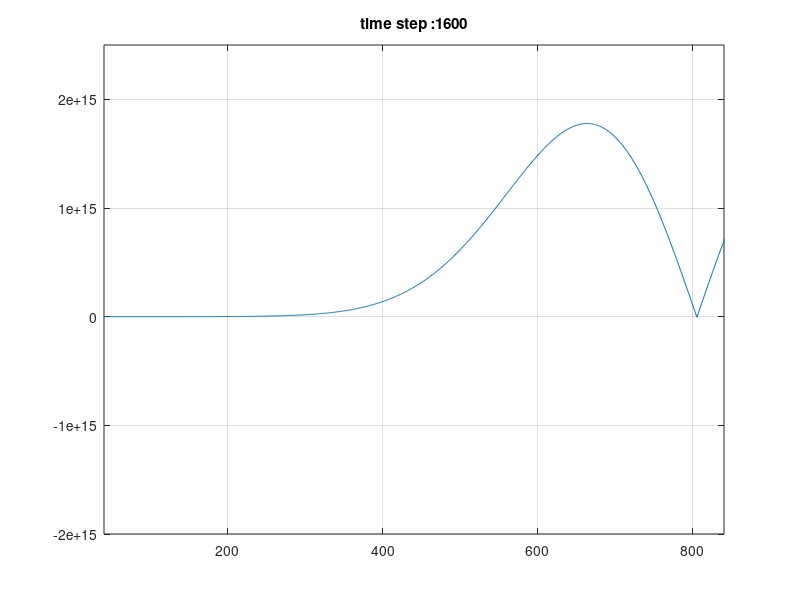

The MATLAB source for this figure:
%
% FDTD 1D in free space with CPML 
%
% AUTHOR:skiloop
% EMAIL:skiloop@126.com
%

clc
close all;

%% some constants
mu_0 = 1.2566370614359173e-06;   %
eps_0= 8.8541878176203892e-12;   %
C=299792458.0;      % speed of light

%% wave definition
amptidute=100;
frequency=110E9;
T=1/frequency;
lambda=C*T;
t0=4*T;
omega=2*pi*frequency;

%% FDTD variables
if exist('zZoneSize','var')==0
    zZoneSize=4;
else if zZoneSize<0
    zZoneSize=4;
    end
end
if exist('tZoneSize','var')==0
    tZoneSize=4;
else if zZoneSize<0
    tZoneSize=4;
    end
end
domainLength=zZoneSize*lambda;
totalTime=tZoneSize*T;
numberCellsPerWavelength=200;

%% CPML parameters
pmlWidth=40;
pmlOrder=4;
epsR=1;
sigmaMax=1;
kappaMax=15;
alphaMax=0.24;
alphaOrder=1;

%% domain definition
dz=lambda/numberCellsPerWavelength;
dt=dz/2/C;
totalTimeStep=floor(totalTime/dt);
nz=floor(domainLength/dz+2*pmlWidth);
nzp1=nz+1;
nzm1=nz-1;
ksource = nz-pmlWidth-35;
%% FDTD EM field arrarys
Ex=zeros(1,nzp1);
Hy=zeros(1,nz);

%% Coeficient for EM field updating
Cexe=1;
Cexhy=-dt/eps_0/dz;
Chyh=1;
Chyex=-dt/mu_0/dz;

%% CPML arrays
Psi_Ezy_zn=zeros(1,pmlWidth);
Psi_Ezy_zp=zeros(1,pmlWidth);
Psi_Hzx_zn=zeros(1,pmlWidth);
Psi_Hzx_zp=zeros(1,pmlWidth);

%% initial PML update coeficients
sigmaOpt=sigmaMax*(pmlOrder+1)/(sqrt(epsR)*150*pi*dz);
% zn side
rho_e=((pmlWidth:-1:1)-0.75)/pmlWidth;
rho_m=((pmlWidth:-1:1)-0.25)/pmlWidth;
sigma_e=sigmaOpt*abs(rho_e).^pmlOrder;
sigma_m=sigmaOpt*abs(rho_m).^pmlOrder;
kappa_e=1+(kappaMax-1)*abs(rho_e).^pmlOrder;
kappa_m=1+(kappaMax-1)*abs(rho_m).^pmlOrder;
alpha_e=alphaMax*abs(rho_e).^pmlOrder;
alpha_m=alphaMax*abs(rho_m).^pmlOrder;
cpml_b_e_n=exp((-dt/eps_0)...
    *((sigma_e./kappa_e)+alpha_e));
cpml_a_e_n=1/dz*(cpml_b_e_n-1).*sigma_e ...
    ./(kappa_e.*(sigma_e+kappa_e.*alpha_e));
cpml_b_m_n=exp((-dt/eps_0)...
    *((sigma_m./kappa_m)+alpha_m));
cpml_a_m_n=1/dz*(cpml_b_m_n-1).*sigma_m ...
    ./(kappa_m.*(sigma_m+kappa_m.*alpha_m));
b=0;%sigma_e*dt/2/eps_0;
Cexe_zn=(1-b)./(1+b);
CPsi_Ezy_zn=-dt./(1+b)/eps_0;
Cexhy_zn=CPsi_Ezy_zn./kappa_e/dz;
b=0;%sigma_m*dt/2/mu_0;
Chyh_zn=(1-b)./(1+b);
CPsi_Hzx_zn=-dt./(1+b)/mu_0;
Chyex_zn=CPsi_Hzx_zn./kappa_m/dz;
% zp side
rho_e=((1:1:pmlWidth)-0.75)/pmlWidth;
rho_m=((1:1:pmlWidth)-0.25)/pmlWidth;
sigma_e=sigmaOpt*abs(rho_e).^pmlOrder;
sigma_m=sigmaOpt*abs(rho_m).^pmlOrder;
kappa_e=1+(kappaMax-1)*abs(rho_e).^pmlOrder;
kappa_m=1+(kappaMax-1)*abs(rho_m).^pmlOrder;
alpha_e=alphaMax*abs(rho_e).^pmlOrder;
alpha_m=alphaMax*abs(rho_m).^pmlOrder;
cpml_b_e_p=exp((-dt/eps_0)...
    *((sigma_e./kappa_e)+alpha_e));
cpml_a_e_p=1/dz*(cpml_b_e_p-1).*sigma_e ...
    ./(kappa_e.*(sigma_e+kappa_e.*alpha_e));
cpml_b_m_p=exp((-dt/eps_0)...
    *((sigma_m./kappa_m)+alpha_m));
cpml_a_m_p=1/dz*(cpml_b_m_p-1).*sigma_m ...
    ./(kappa_m.*(sigma_m+kappa_m.*alpha_m));
b=0;%sigma_e*dt/2/eps_0;
Cexe_zp=(1-b)./(1+b);
CPsi_Ezy_zp=-dt./(1+b)/eps_0;
Cexhy_zp=CPsi_Ezy_zp./kappa_e/dz;
b=0;%sigma_m*dt/2/mu_0;
Chyh_zp=(1-b)./(1+b);
CPsi_Hzx_zp=-dt./(1+b)/mu_0;
Chyex_zp=CPsi_Hzx_zp./kappa_m/dz;

%% FDTD loop

% some constants
%====== Gaussian Source ===========
dtDivEps0DivDz=dt/eps_0/dz;
muSource=dtDivEps0DivDz*amptidute * -2.0 /T/T;
%====== Sine Source ===========
% dtDivEps0DivDz=dt/eps_0/dz;
% muSource=dtDivEps0DivDz*amptidute * 2.0*pi*omega;

% initial plot
figure;
h=plot(Ex);
set(gca,'ylim',[-2 2.5]*1e15);
set(gca,'xlim',[pmlWidth (nz-pmlWidth)]);
grid on;

% point to test performace of CPML
ic=ksource+30;
cEx=zeros(1,totalTimeStep);

% fdtd loop
for n=1:totalTimeStep
    %============================
    %update Hy
    %============================
    Psi_Hzx_zn=cpml_b_m_n.*Psi_Hzx_zn+cpml_a_m_n.*(Ex(2:pmlWidth+1)-Ex(1:pmlWidth));
    Psi_Hzx_zp=cpml_b_m_p.*Psi_Hzx_zp+cpml_a_m_p.*(Ex(nzp1-pmlWidth+1:nzp1)-Ex(nzp1-pmlWidth:nz));
    if sum(isnan(Psi_Hzx_zp))>0
        display('nan found');
    end
    Hy(1:pmlWidth)=Chyh_zn.*Hy(1:pmlWidth)+Chyex_zn.*(Ex(2:pmlWidth+1)-Ex(1:pmlWidth))+CPsi_Hzx_zn.*Psi_Hzx_zn;
    if sum(isnan(Hy))>0
        display('nan found');
    end
    Hy(nz-pmlWidth+1:nz)=Chyh_zp.*Hy(nz-pmlWidth+1:nz)+Chyex_zp.*(Ex(nzp1-pmlWidth+1:nzp1)-Ex(nzp1-pmlWidth:nz))+CPsi_Hzx_zp.*Psi_Hzx_zp;
    if sum(isnan(Hy))>0
        display('nan found');
    end
    % non pml region
    Hy(pmlWidth+1:nz-pmlWidth)=Chyh* Hy(pmlWidth+1:nz-pmlWidth)+Chyex*( Ex(pmlWidth+2:nzp1-pmlWidth)-Ex(pmlWidth+1:nz-pmlWidth)); 
    
    %===========================
    % update Ex
    %===========================
    Psi_Ezy_zn=cpml_b_e_n.*Psi_Ezy_zn+cpml_a_e_n.*(Hy(2:pmlWidth+1)-Hy(1:pmlWidth));
    Psi_Ezy_zp=cpml_b_e_p.*Psi_Ezy_zp+cpml_a_e_p.*(Hy(nzp1-pmlWidth:nz)-Hy(nz-pmlWidth:nzm1));
    if sum(isnan(Psi_Ezy_zp))>0
        display('nan found');
    end
    Ex(2:pmlWidth+1)=Cexe_zn.*Ex(2:pmlWidth+1)+Cexhy_zn.*(Hy(2:pmlWidth+1)-Hy(1:pmlWidth))+CPsi_Ezy_zn.*Psi_Ezy_zn;
    
    if sum(isnan(Ex))>0
        display('nan found');
    end
    Ex(nzp1-pmlWidth:nz)=Cexe_zp.*Ex(nzp1-pmlWidth:nz)+Cexhy_zp.*(Hy(nzp1-pmlWidth:nz)-Hy(nz-pmlWidth:nzm1))+CPsi_Ezy_zp.*Psi_Ezy_zp;
    if sum(isnan(Ex))>0
        display('nan found');
    end
    % non pml region
    Ex(pmlWidth+2:nz-pmlWidth)=Cexe* Ex(pmlWidth+2:nz-pmlWidth)+Cexhy*( Hy(pmlWidth+2:nz-pmlWidth)-Hy(pmlWidth+1:nzm1-pmlWidth)); 
    
    %==========================
    % update source
    %==========================
    Ex(ksource)=Ex(ksource)+muSource *(n * dt - t0)...
                    * exp(-(((n * dt - t0) / T).^2)); % Differentiated Gaussian pulse
%     Ex(ksource)=Ex(ksource)-amptidute *sin((n * dt - t0) * omega)/dz; % Sine source
                
    %==========================
    % update figure
    %==========================
    if mod(n,30)==0||n==totalTimeStep
        set(h,'YData',Ex);
        title(gca,strcat('time step :' ,int2str(n)));
        pause(0.2);
    end
    
    %=========================
    % sample watched field
    %=========================
    cEx(n)=Ex(ic);    
end
